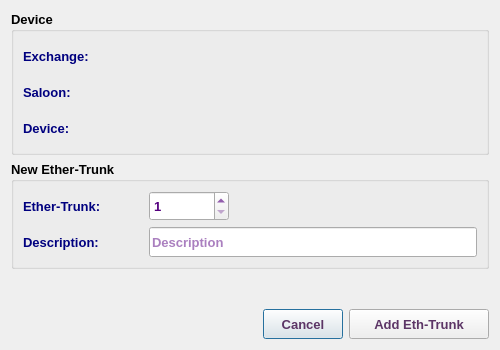
<?xml version="1.0" encoding="UTF-8"?>
<ui version="4.0">
 <class>AddEtherTrunkDialog</class>
 <widget class="QDialog" name="AddEtherTrunkDialog">
  <property name="windowModality">
   <enum>Qt::NonModal</enum>
  </property>
  <property name="geometry">
   <rect>
    <x>0</x>
    <y>0</y>
    <width>500</width>
    <height>350</height>
   </rect>
  </property>
  <property name="sizePolicy">
   <sizepolicy hsizetype="Fixed" vsizetype="Fixed">
    <horstretch>0</horstretch>
    <verstretch>0</verstretch>
   </sizepolicy>
  </property>
  <property name="minimumSize">
   <size>
    <width>500</width>
    <height>350</height>
   </size>
  </property>
  <property name="maximumSize">
   <size>
    <width>501</width>
    <height>351</height>
   </size>
  </property>
  <property name="font">
   <font>
    <family>Tahoma</family>
    <pointsize>10</pointsize>
   </font>
  </property>
  <property name="windowTitle">
   <string>Add New Ether-Trunk</string>
  </property>
  <property name="windowIcon">
   <iconset resource="../../../../image.qrc">
    <normaloff>:/Image/add.png</normaloff>:/Image/add.png</iconset>
  </property>
  <layout class="QVBoxLayout" name="verticalLayout">
   <item>
    <widget class="QGroupBox" name="groupBox">
     <property name="font">
      <font>
       <family>Tahoma</family>
       <pointsize>10</pointsize>
       <weight>75</weight>
       <bold>true</bold>
      </font>
     </property>
     <property name="title">
      <string>Device</string>
     </property>
     <layout class="QVBoxLayout" name="verticalLayout_3">
      <item>
       <layout class="QHBoxLayout" name="horizontalLayout_2">
        <item>
         <widget class="QLabel" name="label">
          <property name="minimumSize">
           <size>
            <width>120</width>
            <height>30</height>
           </size>
          </property>
          <property name="maximumSize">
           <size>
            <width>120</width>
            <height>30</height>
           </size>
          </property>
          <property name="font">
           <font>
            <family>Tahoma</family>
            <pointsize>10</pointsize>
            <weight>75</weight>
            <bold>true</bold>
           </font>
          </property>
          <property name="styleSheet">
           <string notr="true">color: rgb(0, 0, 127);</string>
          </property>
          <property name="text">
           <string>Exchange:</string>
          </property>
         </widget>
        </item>
        <item>
         <widget class="QLabel" name="abbrLbl">
          <property name="sizePolicy">
           <sizepolicy hsizetype="Preferred" vsizetype="Preferred">
            <horstretch>0</horstretch>
            <verstretch>0</verstretch>
           </sizepolicy>
          </property>
          <property name="minimumSize">
           <size>
            <width>300</width>
            <height>30</height>
           </size>
          </property>
          <property name="maximumSize">
           <size>
            <width>5000</width>
            <height>30</height>
           </size>
          </property>
          <property name="font">
           <font>
            <family>Tahoma</family>
            <pointsize>10</pointsize>
            <weight>75</weight>
            <bold>true</bold>
           </font>
          </property>
          <property name="styleSheet">
           <string notr="true">color: rgb(85, 0, 127);</string>
          </property>
          <property name="text">
           <string/>
          </property>
          <property name="wordWrap">
           <bool>true</bool>
          </property>
         </widget>
        </item>
       </layout>
      </item>
      <item>
       <layout class="QHBoxLayout" name="horizontalLayout_3">
        <item>
         <widget class="QLabel" name="label_5">
          <property name="minimumSize">
           <size>
            <width>120</width>
            <height>30</height>
           </size>
          </property>
          <property name="maximumSize">
           <size>
            <width>120</width>
            <height>30</height>
           </size>
          </property>
          <property name="font">
           <font>
            <family>Tahoma</family>
            <pointsize>10</pointsize>
            <weight>75</weight>
            <bold>true</bold>
           </font>
          </property>
          <property name="styleSheet">
           <string notr="true">color: rgb(0, 0, 127);</string>
          </property>
          <property name="text">
           <string>Saloon:</string>
          </property>
         </widget>
        </item>
        <item>
         <widget class="QLabel" name="saloonLbl">
          <property name="sizePolicy">
           <sizepolicy hsizetype="Preferred" vsizetype="Preferred">
            <horstretch>0</horstretch>
            <verstretch>0</verstretch>
           </sizepolicy>
          </property>
          <property name="minimumSize">
           <size>
            <width>300</width>
            <height>30</height>
           </size>
          </property>
          <property name="maximumSize">
           <size>
            <width>5000</width>
            <height>30</height>
           </size>
          </property>
          <property name="font">
           <font>
            <family>Tahoma</family>
            <pointsize>10</pointsize>
            <weight>75</weight>
            <bold>true</bold>
           </font>
          </property>
          <property name="styleSheet">
           <string notr="true">color: rgb(85, 0, 127);</string>
          </property>
          <property name="text">
           <string/>
          </property>
          <property name="wordWrap">
           <bool>true</bool>
          </property>
         </widget>
        </item>
       </layout>
      </item>
      <item>
       <layout class="QHBoxLayout" name="horizontalLayout_4">
        <item>
         <widget class="QLabel" name="label_2">
          <property name="minimumSize">
           <size>
            <width>120</width>
            <height>30</height>
           </size>
          </property>
          <property name="maximumSize">
           <size>
            <width>120</width>
            <height>30</height>
           </size>
          </property>
          <property name="font">
           <font>
            <family>Tahoma</family>
            <pointsize>10</pointsize>
            <weight>75</weight>
            <bold>true</bold>
           </font>
          </property>
          <property name="styleSheet">
           <string notr="true">color: rgb(0, 0, 127);</string>
          </property>
          <property name="text">
           <string>Device:</string>
          </property>
         </widget>
        </item>
        <item>
         <widget class="QLabel" name="deviceLbl">
          <property name="sizePolicy">
           <sizepolicy hsizetype="Preferred" vsizetype="Preferred">
            <horstretch>0</horstretch>
            <verstretch>0</verstretch>
           </sizepolicy>
          </property>
          <property name="minimumSize">
           <size>
            <width>300</width>
            <height>30</height>
           </size>
          </property>
          <property name="maximumSize">
           <size>
            <width>5000</width>
            <height>30</height>
           </size>
          </property>
          <property name="font">
           <font>
            <family>Tahoma</family>
            <pointsize>10</pointsize>
            <weight>75</weight>
            <bold>true</bold>
           </font>
          </property>
          <property name="styleSheet">
           <string notr="true">color: rgb(85, 0, 127);</string>
          </property>
          <property name="text">
           <string/>
          </property>
          <property name="wordWrap">
           <bool>true</bool>
          </property>
         </widget>
        </item>
       </layout>
      </item>
     </layout>
    </widget>
   </item>
   <item>
    <widget class="QGroupBox" name="groupBox_2">
     <property name="font">
      <font>
       <family>Tahoma</family>
       <pointsize>10</pointsize>
       <weight>75</weight>
       <bold>true</bold>
      </font>
     </property>
     <property name="title">
      <string>New Ether-Trunk</string>
     </property>
     <layout class="QVBoxLayout" name="verticalLayout_2">
      <item>
       <layout class="QHBoxLayout" name="horizontalLayout_5">
        <item>
         <widget class="QLabel" name="label_3">
          <property name="minimumSize">
           <size>
            <width>120</width>
            <height>30</height>
           </size>
          </property>
          <property name="maximumSize">
           <size>
            <width>120</width>
            <height>30</height>
           </size>
          </property>
          <property name="font">
           <font>
            <family>Tahoma</family>
            <pointsize>10</pointsize>
            <weight>75</weight>
            <bold>true</bold>
           </font>
          </property>
          <property name="styleSheet">
           <string notr="true">color: rgb(0, 0, 127);</string>
          </property>
          <property name="text">
           <string>Ether-Trunk:</string>
          </property>
         </widget>
        </item>
        <item>
         <widget class="QSpinBox" name="etherSB">
          <property name="sizePolicy">
           <sizepolicy hsizetype="Preferred" vsizetype="Preferred">
            <horstretch>0</horstretch>
            <verstretch>0</verstretch>
           </sizepolicy>
          </property>
          <property name="minimumSize">
           <size>
            <width>80</width>
            <height>30</height>
           </size>
          </property>
          <property name="maximumSize">
           <size>
            <width>80</width>
            <height>30</height>
           </size>
          </property>
          <property name="font">
           <font>
            <family>Tahoma</family>
            <pointsize>10</pointsize>
            <weight>75</weight>
            <bold>true</bold>
           </font>
          </property>
          <property name="styleSheet">
           <string notr="true">color: rgb(85, 0, 127);</string>
          </property>
          <property name="minimum">
           <number>1</number>
          </property>
          <property name="maximum">
           <number>99999</number>
          </property>
         </widget>
        </item>
        <item>
         <spacer name="horizontalSpacer_5">
          <property name="font">
           <font>
            <family>Tahoma</family>
            <pointsize>10</pointsize>
           </font>
          </property>
          <property name="orientation">
           <enum>Qt::Horizontal</enum>
          </property>
          <property name="sizeHint" stdset="0">
           <size>
            <width>40</width>
            <height>20</height>
           </size>
          </property>
         </spacer>
        </item>
       </layout>
      </item>
      <item>
       <layout class="QHBoxLayout" name="horizontalLayout_6">
        <item>
         <widget class="QLabel" name="label_4">
          <property name="minimumSize">
           <size>
            <width>120</width>
            <height>30</height>
           </size>
          </property>
          <property name="maximumSize">
           <size>
            <width>120</width>
            <height>30</height>
           </size>
          </property>
          <property name="font">
           <font>
            <family>Tahoma</family>
            <pointsize>10</pointsize>
            <weight>75</weight>
            <bold>true</bold>
           </font>
          </property>
          <property name="styleSheet">
           <string notr="true">color: rgb(0, 0, 127);</string>
          </property>
          <property name="text">
           <string>Description:</string>
          </property>
         </widget>
        </item>
        <item>
         <widget class="QLineEdit" name="descLE">
          <property name="sizePolicy">
           <sizepolicy hsizetype="Expanding" vsizetype="Preferred">
            <horstretch>0</horstretch>
            <verstretch>0</verstretch>
           </sizepolicy>
          </property>
          <property name="minimumSize">
           <size>
            <width>200</width>
            <height>30</height>
           </size>
          </property>
          <property name="maximumSize">
           <size>
            <width>5000</width>
            <height>30</height>
           </size>
          </property>
          <property name="font">
           <font>
            <family>Tahoma</family>
            <pointsize>10</pointsize>
            <weight>75</weight>
            <bold>true</bold>
           </font>
          </property>
          <property name="styleSheet">
           <string notr="true">color: rgb(85, 0, 127);</string>
          </property>
          <property name="placeholderText">
           <string>Description</string>
          </property>
         </widget>
        </item>
       </layout>
      </item>
     </layout>
    </widget>
   </item>
   <item>
    <spacer name="verticalSpacer">
     <property name="font">
      <font>
       <family>Tahoma</family>
       <pointsize>10</pointsize>
      </font>
     </property>
     <property name="orientation">
      <enum>Qt::Vertical</enum>
     </property>
     <property name="sizeHint" stdset="0">
      <size>
       <width>20</width>
       <height>40</height>
      </size>
     </property>
    </spacer>
   </item>
   <item>
    <layout class="QHBoxLayout" name="horizontalLayout">
     <item>
      <spacer name="horizontalSpacer">
       <property name="font">
        <font>
         <family>Tahoma</family>
         <pointsize>10</pointsize>
        </font>
       </property>
       <property name="orientation">
        <enum>Qt::Horizontal</enum>
       </property>
       <property name="sizeHint" stdset="0">
        <size>
         <width>40</width>
         <height>20</height>
        </size>
       </property>
      </spacer>
     </item>
     <item>
      <widget class="QPushButton" name="cancelBtn">
       <property name="sizePolicy">
        <sizepolicy hsizetype="Preferred" vsizetype="Preferred">
         <horstretch>0</horstretch>
         <verstretch>0</verstretch>
        </sizepolicy>
       </property>
       <property name="minimumSize">
        <size>
         <width>80</width>
         <height>30</height>
        </size>
       </property>
       <property name="maximumSize">
        <size>
         <width>170</width>
         <height>30</height>
        </size>
       </property>
       <property name="font">
        <font>
         <family>Tahoma</family>
         <pointsize>10</pointsize>
         <weight>75</weight>
         <bold>true</bold>
        </font>
       </property>
       <property name="styleSheet">
        <string notr="true">color: rgb(92, 53, 102);</string>
       </property>
       <property name="text">
        <string>Cancel</string>
       </property>
      </widget>
     </item>
     <item>
      <widget class="QPushButton" name="okBtn">
       <property name="sizePolicy">
        <sizepolicy hsizetype="Preferred" vsizetype="Preferred">
         <horstretch>0</horstretch>
         <verstretch>0</verstretch>
        </sizepolicy>
       </property>
       <property name="minimumSize">
        <size>
         <width>140</width>
         <height>30</height>
        </size>
       </property>
       <property name="maximumSize">
        <size>
         <width>200</width>
         <height>30</height>
        </size>
       </property>
       <property name="font">
        <font>
         <family>Tahoma</family>
         <pointsize>10</pointsize>
         <weight>75</weight>
         <bold>true</bold>
        </font>
       </property>
       <property name="styleSheet">
        <string notr="true">color: rgb(92, 53, 102);</string>
       </property>
       <property name="text">
        <string>Add Eth-Trunk</string>
       </property>
       <property name="icon">
        <iconset resource="../../../../image.qrc">
         <normaloff>:/Image/add.png</normaloff>:/Image/add.png</iconset>
       </property>
       <property name="iconSize">
        <size>
         <width>20</width>
         <height>20</height>
        </size>
       </property>
      </widget>
     </item>
    </layout>
   </item>
  </layout>
 </widget>
 <tabstops>
  <tabstop>etherSB</tabstop>
  <tabstop>descLE</tabstop>
  <tabstop>okBtn</tabstop>
  <tabstop>cancelBtn</tabstop>
 </tabstops>
 <resources>
  <include location="../../../../image.qrc"/>
 </resources>
 <connections/>
</ui>
